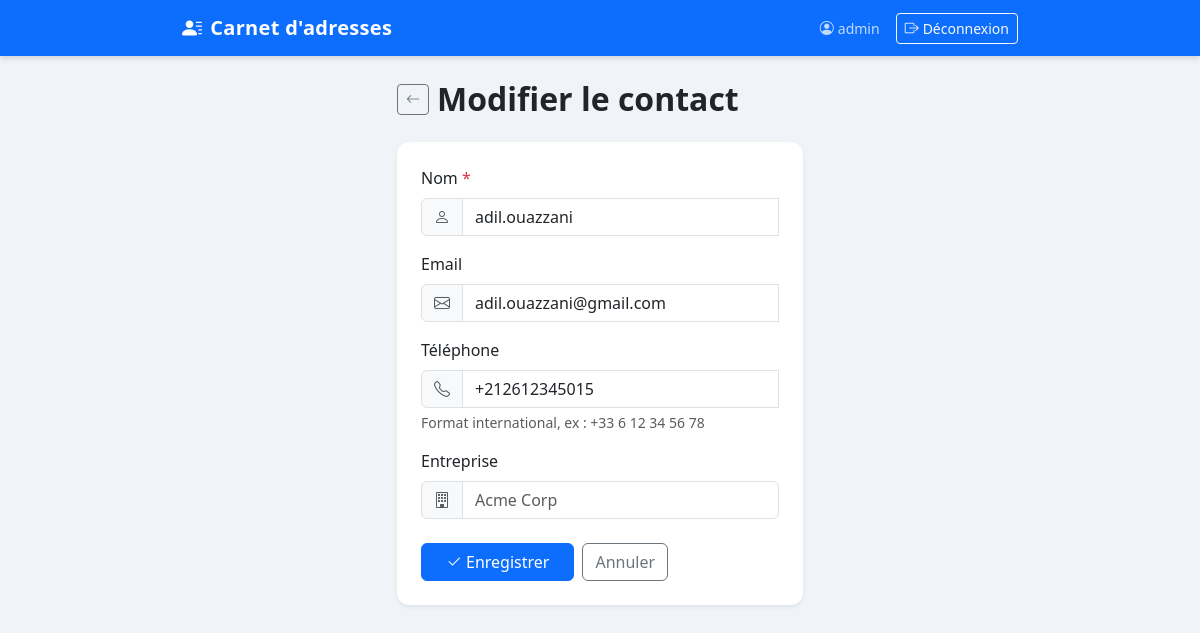
The page /edit/14 (signed in) on the database its author committed.
### tables this page shows
CREATE TABLE contacts (
                id INTEGER PRIMARY KEY AUTOINCREMENT,
                nom TEXT UNIQUE NOT NULL,
                email TEXT,
                telephone TEXT,
                entreprise TEXT
            );

### app.py (the view, shortened to what this page needs)
@app.route("/edit/<int:contact_id>", methods=["GET", "POST"])
@login_required
def edit_contact(contact_id):
    conn = get_db()
    try:
        contact = conn.execute(_CONTACT_SELECT + "WHERE id = ?", (contact_id,)).fetchone()
        if not contact:
            flash("Contact introuvable.", "error")
            return redirect(url_for("index"))
    finally:
        conn.close()
    return render_template("form.html",
                           action=url_for("edit_contact", contact_id=contact_id),
                           contact=contact, form_data=dict(contact))

### app.py (called while the page is built)
def get_db():
    conn = sqlite3.connect(DB_PATH)
    conn.row_factory = sqlite3.Row
    return conn

def login_required(f):
    @wraps(f)
    def wrapper(*args, **kwargs):
        if "user" not in session:
            return redirect(url_for("login"))
        return f(*args, **kwargs)
    return wrapper

### templates/form.html (shortened to what this page needs)
{% extends 'base.html' %}
{% block content %}
<div class="row justify-content-center">
  <div class="col-md-7 col-lg-6">
    <div class="d-flex align-items-center gap-2 mb-4">
      <a href="{{ url_for('index') }}" class="btn btn-sm btn-outline-secondary" title="Retour">
        <i class="bi bi-arrow-left"></i>
      </a>
      <h2 class="fw-bold mb-0">
        {{ 'Modifier le contact' if contact else 'Nouveau contact' }}
      </h2>
    </div>
    <div class="card shadow-sm">
      <div class="card-body p-4">
        <form method="post" action="{{ action }}" novalidate id="contactForm">
          <div class="mb-3">
            <label class="form-label fw-medium" for="nom">
              Nom <span class="text-danger">*</span>
            </label>
            <div class="input-group">
              <span class="input-group-text"><i class="bi bi-person text-muted"></i></span>
              <input id="nom" name="nom" class="form-control" placeholder="Jean Dupont"
                     required minlength="3" value="{{ form_data.get('nom', '') }}">
            </div>
          </div>
          <div class="mb-3">
            <label class="form-label fw-medium" for="email">Email</label>
            <div class="input-group">
              <span class="input-group-text"><i class="bi bi-envelope text-muted"></i></span>
              <input id="email" name="email" type="email" class="form-control"
                     placeholder="jean.dupont@exemple.com" value="{{ form_data.get('email', '') }}">
            </div>
          </div>
          <div class="mb-3">
            <label class="form-label fw-medium" for="telephone">Téléphone</label>
            <div class="input-group">
              <span class="input-group-text"><i class="bi bi-telephone text-muted"></i></span>
              <input id="telephone" name="telephone" class="form-control"
                     placeholder="+33612345678" pattern="^\+.{9,}$"
                     value="{{ form_data.get('telephone', '') }}">
            </div>
            <div class="form-text">Format international, ex : +33 6 12 34 56 78</div>
          </div>
          <div class="mb-4">
            <label class="form-label fw-medium" for="entreprise">Entreprise</label>
            <div class="input-group">
              <span class="input-group-text"><i class="bi bi-building text-muted"></i></span>
              <input id="entreprise" name="entreprise" class="form-control"
                     placeholder="Acme Corp" value="{{ form_data.get('entreprise', '') }}">
            </div>
          </div>
          <div class="d-flex gap-2">
            <button class="btn btn-primary px-4" type="submit">
              <i class="bi bi-check2 me-1"></i>Enregistrer
            </button>
            <a class="btn btn-outline-secondary" href="{{ url_for('index') }}">Annuler</a>
          </div>
        </form>
      </div>
    </div>
  </div>
</div>
{% endblock %}

### templates/base.html (style rules this page uses)
body { background-color: #f0f4f8; min-height: 100vh; }
.card { border: none; box-shadow: 0 1px 5px rgba(0,0,0,.08); border-radius: .75rem; }

### rows shown on the page
contacts: nom "adil.ouazzani", email "adil.ouazzani@gmail.com", telephone "+212612345015"

### other values the page prints
{{ session.user }} "admin"
{{ 'Modifier le contact' if contact else 'Nouveau contact' }} "Modifier le contact"
